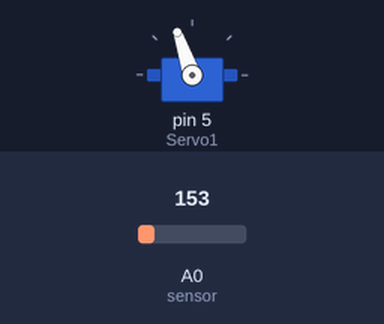
The sketch below on a simulated Arduino Uno, built with avr-gcc and run on an emulated ATmega328P. Parts: servo. The test bench sets the inputs (shaded band); at power-on: A0 (sensor) = 153.

Above: at 1.2 s.
1.3 s: A0 (sensor) set to 133
At 2.1 s:
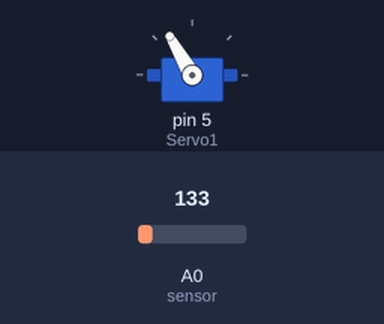
2.8 s: A0 (sensor) set to 175
At 3.3 s:
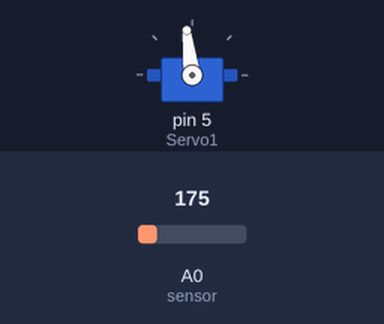
4.3 s: A0 (sensor) set to 221
At 5.3 s:
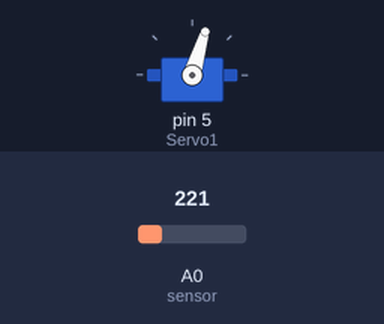
Timing chart, 0 to 7.3 s (numbered marks = the images above; inputs shaded):
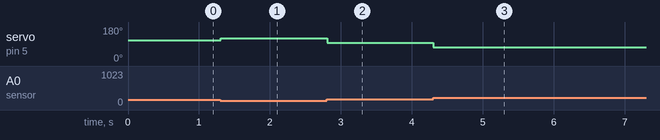

Measured:
- after the input at 1.3 s, servo on pin 5 (Servo1): 109° → 120° at once
- after the input at 2.8 s, servo on pin 5 (Servo1): 120° → 97° at once
- after the input at 4.3 s, servo on pin 5 (Servo1): 97° → 73° at once

The sketch:

p3_se1.ino
```cpp
//AV3 - SISTEMAS EMBARCADOS

// BIBLIOTECAS
#include <Servo.h>

// PINO
#define sensor 0

// VALORES SENSOR TEMPERATURA (V) [TMP36]
#define MINOUT 0.5
// Em 0 graus Celsius, o sensor registra 500mV (0.5V)
#define SCALE 0.01
// Fator de Escala: 10mV por grau (0.01V)

// SERVO
Servo Servo1;

// VARIÁVEIS
int temp; // temperatura
float volt_s; // voltagem lida do sensor
int servo_pos; // posição do servo

void setup()
{
  //teste
  //Serial.begin(9600);

  // CONFIGURAÇÃO DO SERVO
  Servo1.attach(5);
}

void loop()
{

 // LEITURA DO SENSOR
 volt_s = (5*analogRead(sensor))/1023.00;
 temp = arredonda((volt_s-MINOUT) / SCALE) ; // cálculo da temperatura

 // MOVIMENTAÇÃO DO SERVO
 servo_pos = 180 - ( (temp + 40)* 1.0909 );
 // 180 / ( 40 + 125 ) = 1.0909...
 Servo1.write(servo_pos);

 /*
 //teste
 Serial.println("TEMP:");
 Serial.println(temp);
 Serial.println("SERVO_POS:");
 Serial.println(servo_pos);
 Serial.println("");
*/

 delay(10);

}


// Função para arredondar número
int arredonda(double number)
{
  return (number >= 0) ? (int)(number + 0.5) : (int)(number - 0.5);
}
```
